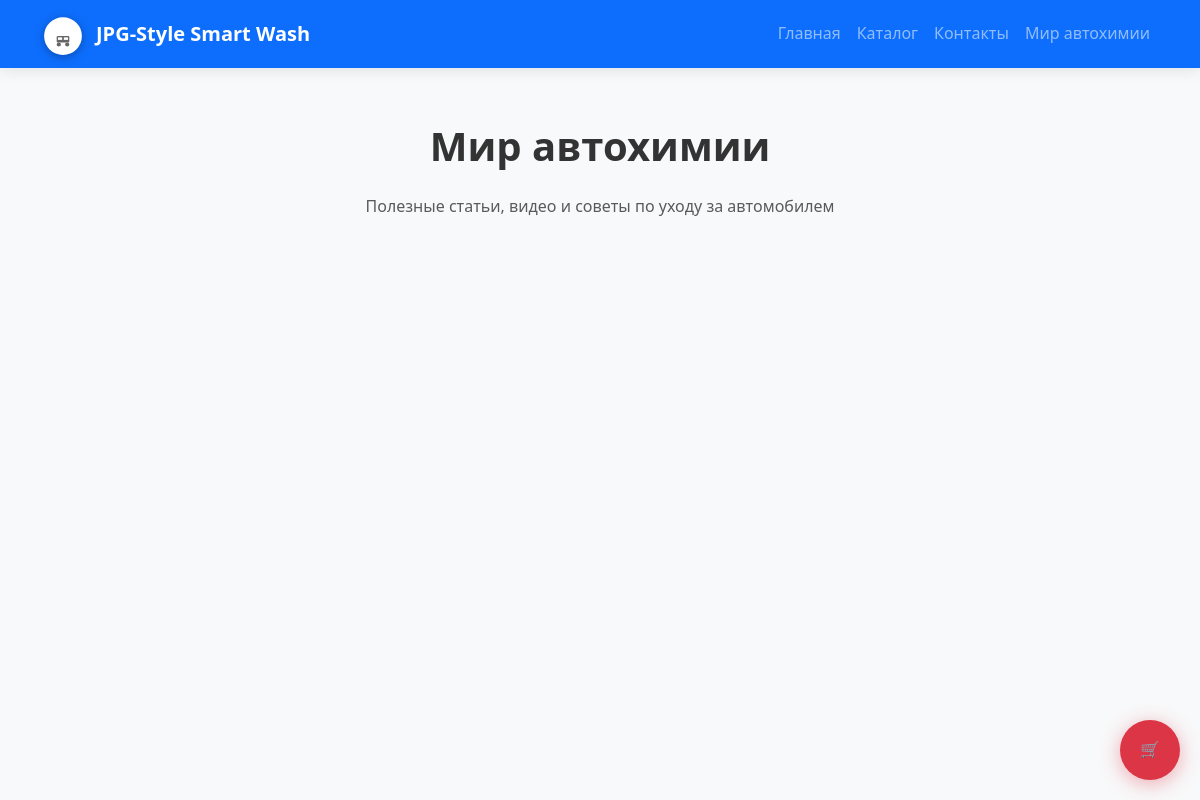
The page /autochemistry/ on the database as committed earlier.
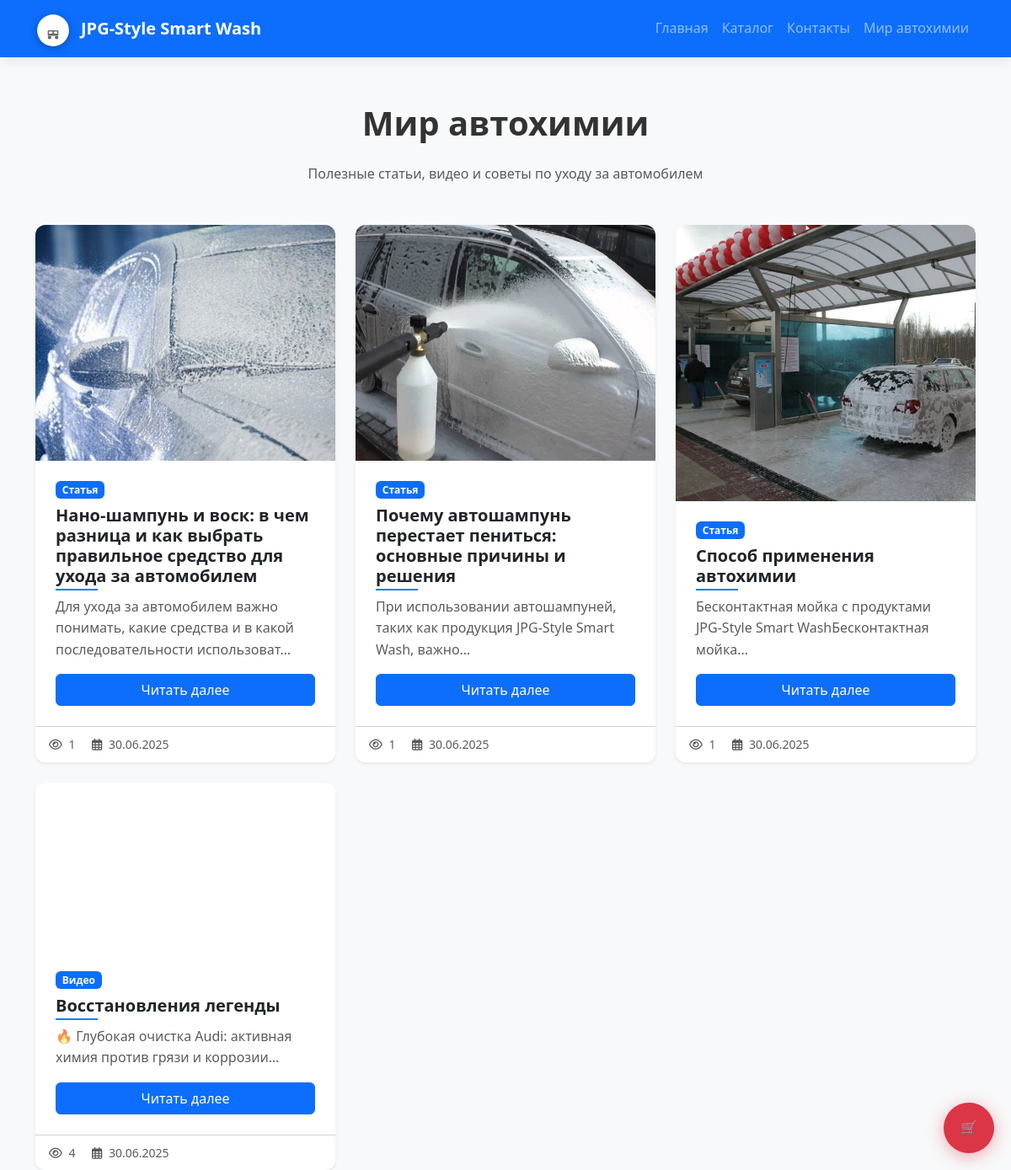
The same page on the database as committed later.
### products/models.py (models this page shows, shortened)
class AutoChemistryPost(models.Model):
    POST_TYPES = [
        ('video', 'Видео'),
        ('photo', 'Фото'),
        ('article', 'Статья'),
    ]
    title = models.CharField(max_length=200, verbose_name="Заголовок")
    slug = models.SlugField(max_length=200, unique=True, blank=True, verbose_name="URL-адрес")
    post_type = models.CharField(max_length=10, choices=POST_TYPES, verbose_name="Тип поста")
    youtube_url = models.URLField(blank=True, null=True, verbose_name="Ссылка на YouTube")
    content = CKEditor5Field('Content', config_name='extends')
    image = models.ImageField(
        upload_to='autochemistry/%Y/%m/%d/',
        blank=True,
        null=True,
        verbose_name="Изображение",
        validators=[FileExtensionValidator(['jpg', 'jpeg', 'png', 'webp'])]
    )
    created_at = models.DateTimeField(auto_now_add=True, verbose_name="Дата создания")
    updated_at = models.DateTimeField(auto_now=True, verbose_name="Дата обновления")
    is_published = models.BooleanField(default=True, verbose_name="Опубликовано")
    views = models.PositiveIntegerField(default=0, verbose_name="Просмотры")
    def get_absolute_url(self):
        return reverse('autochemistry_detail', kwargs={'slug': self.slug})
    def get_youtube_id(self):
        if self.youtube_url:
            url_data = urlparse(self.youtube_url)
            query = parse_qs(url_data.query)
            return query.get('v', [None])[0]
        return None
    class Meta:
        verbose_name = "Пост из мира автохимии"
        verbose_name_plural = "Мир автохимии"
        ordering = ['-created_at']

### products/views.py (the view)
# urls.py: path('autochemistry/', views.autochemistry_list, name='autochemistry_list'),
def autochemistry_list(request):
    posts = AutoChemistryPost.objects.filter(is_published=True).order_by('-created_at')
    paginator = Paginator(posts, 9)
    page_number = request.GET.get('page')
    try:
        posts = paginator.page(page_number)
    except PageNotAnInteger:
        posts = paginator.page(1)
    except EmptyPage:
        posts = paginator.page(paginator.num_pages)
    return render(request, 'products/autochemistry_list.html', {
        'posts': posts,
        'page_title': 'Мир автохимии - полезные статьи и видео'
    })

### products/context_processors.py (called while the page is built)
def wishlist_processor(request):
    context = {
        'user_wishlist': [],
        'wishlist_count': 0
    }
    if request.user.is_authenticated:
        wishlist_slugs = Wishlist.objects.filter(user=request.user) \
            .values_list('product__slug', flat=True)
        context['user_wishlist'] = list(wishlist_slugs)
        context['wishlist_count'] = len(context['user_wishlist'])
    return context

### products/templates/products/autochemistry_list.html (shortened to what this page needs)
{% extends "products/base.html" %}
{% block content %}
<div class="animate__animated animate__fadeIn">
    <h1 class="my-4 text-center fw-bold">Мир автохимии</h1>
    <p class="text-center text-muted mb-5">Полезные статьи, видео и советы по уходу за автомобилем</p>
    <div class="row g-4 row-cols-1 row-cols-md-3 animate__animated animate__fadeIn">
        {% for post in posts %}
        <div class="col">
            <div class="card h-100 border-0 shadow-sm hover-3d">
                {% if post.post_type == 'video' and post.youtube_url %}
                <div class="ratio ratio-16x9">
                    <iframe src="https://www.youtube.com/embed/{{ post.get_youtube_id }}?rel=0"
                            allowfullscreen></iframe>
                </div>
                {% elif post.image %}
                <img src="{{ post.image.url }}"
                     class="card-img-top h-100 w-100 object-fit-cover"
                     alt="{{ post.title }}"
                     style="height: 200px;">
                {% endif %}
                <div class="card-body d-flex flex-column">
                    <span class="badge bg-primary mb-2 align-self-start">
                        {{ post.get_post_type_display }}
                    </span>
                    <h5 class="card-title fw-bold">{{ post.title }}</h5>
                    <p class="card-text text-muted">{{ post.content|truncatechars:100|striptags }}</p>
                    <div class="mt-auto">
                        <a href="{{ post.get_absolute_url }}" class="btn btn-primary w-100 hover-grow">
                            Читать далее
                        </a>
                    </div>
                </div>
                <div class="card-footer bg-transparent">
                    <small class="text-muted">
                        <i class="far fa-eye me-1"></i> {{ post.views }}
                        <i class="far fa-calendar-alt ms-3 me-1"></i> {{ post.created_at|date:"d.m.Y" }}
                    </small>
                </div>
            </div>
        </div>
        {% endfor %}
    </div>
</div>
{% endblock %}

### products/templates/products/base.html (shortened to what this page needs)
{% load static %}
<!DOCTYPE html>
<html lang="ru">
<head>
    <link href="{% static 'css/bootstrap.min.css' %}" rel="stylesheet">
    <link rel="stylesheet" href="https://cdnjs.cloudflare.com/ajax/libs/animate.css/4.1.1/animate.min.css">
    <link rel="stylesheet" href="{% static 'css/style.css' %}">
    <link rel="stylesheet" href="https://cdnjs.cloudflare.com/ajax/libs/font-awesome/6.0.0/css/all.min.css">
</head>
<body>
<nav class="navbar navbar-expand-lg navbar-dark bg-primary mb-4 fixed-top">
    <div class="container">
        <a class="navbar-brand" href="{% url 'home' %}">
            JPG-Style Smart Wash
        </a>
        <div class="collapse navbar-collapse justify-content-end" id="navbarNav">
            <ul class="navbar-nav">
                <li class="nav-item"><a class="nav-link" href="{% url 'home' %}">Главная</a></li>
                <li class="nav-item"><a class="nav-link" href="{% url 'catalog' %}">Каталог</a></li>
                <li class="nav-item"><a class="nav-link" href="{% url 'contacts' %}">Контакты</a></li>
                <li class="nav-item"><a class="nav-link" href="{% url 'autochemistry_list' %}">Мир автохимии</a></li>
            </ul>
        </div>
    </div>
</nav>
<nav aria-label="breadcrumb" class="mb-4 container">
    <ol class="breadcrumb">
        {% block breadcrumbs %}
        <li class="breadcrumb-item"><a href="{% url 'home' %}">Главная</a></li>
        {% endblock %}
    </ol>
</nav>
<div class="container mt-5 pt-4">{% block content %}{% endblock %}</div>
<a href="{% url 'cart' %}" class="floating-cart">
    🛒
</a>
</body>
</html>

### static/css/style.css (style rules this page uses)
body { font-family: 'Segoe UI', sans-serif; line-height: 1.6; color: #333; background-color: #f8f9fa; }
.container { animation: fadeIn 0.6s ease-out forwards; }
.navbar { font-weight: 500; transition: all 0.4s ease; box-shadow: 0 2px 15px rgba(0, 0, 0, 0.1); }
.nav-link { position: relative; padding: 0.5rem 1rem; transition: all 0.3s ease; }
.nav-link::after { content: ''; position: absolute; bottom: 0; left: 50%; width: 0; height: 2px; background: white; transition: all 0.3s ease; transform: translateX(-50%); }
.card { display: flex; flex-direction: column; height: 100%; border: none; background-color: #fff; transition: all 0.4s cubic-bezier(0.25, 0.8, 0.25, 1); box-shadow: 0 1px 3px rgba(0, 0, 0, 0.12), 0 1px 2px rgba(0, 0, 0, 0.24); border-radius: 12px; overflow: hidden; transform: translateY(0); }
.card-img-top { object-fit: cover; height: 200px; transition: transform 0.5s ease, filter 0.3s ease; filter: saturate(0.9); }
.card-body { display: flex; flex-direction: column; justify-content: space-between; padding: 1.5rem; flex: 1 1 auto; transition: all 0.3s ease; }
.card-title { font-size: 1.25rem; margin-bottom: 0.75rem; position: relative; display: inline-block; }
.card-title::after { content: ''; position: absolute; bottom: -5px; left: 0; width: 50px; height: 2px; background: #007bff; transition: width 0.3s ease; }
.floating-cart { position: fixed; bottom: 20px; right: 20px; z-index: 1000; background-color: #dc3545; color: white; width: 60px; height: 60px; border-radius: 50%; display: flex; align-items: center; justify-content: center; box-shadow: 0 4px 20px rgba(220, 53, 69, 0.4); text-decoration: none; transition: all 0.3s ease; animation: pulse 2s infinite; }
.logo-svg { width: 42px; height: 42px; transition: all 0.6s cubic-bezier(0.68, -0.6, 0.32, 1.6); filter: drop-shadow(0 2px 5px rgba(0,0,0,0.3)); }
.wave-effect { position: relative; overflow: hidden; }
.wave-effect:after { content: ""; display: block; position: absolute; width: 100%; height: 100%; top: 0; left: 0; pointer-events: none; background-image: radial-gradient(circle, #fff 10%, transparent 10.01%); background-repeat: no-repeat; background-position: 50%; transform: scale(10, 10); opacity: 0; transition: transform .5s, opacity 1s; }

### products/templates/products/base.html (style rules this page uses)
:root { --primary-color: #007BFF; --secondary-color: #6c757d; --accent-color: #dc3545; --light-color: #f8f9fa; --dark-color: #343a40; }
.navbar-brand { display: flex; align-items: center; gap: 12px; font-weight: 600; transition: all 0.3s ease; }
.logo-svg { width: 42px; height: 42px; transition: all 0.6s cubic-bezier(0.68, -0.6, 0.32, 1.6); filter: drop-shadow(0 2px 5px rgba(0,0,0,0.3)); }
.floating-cart { position: fixed; bottom: 20px; right: 20px; z-index: 1000; background-color: var(--accent-color); color: white; width: 60px; height: 60px; border-radius: 50%; display: flex; align-items: center; justify-content: center; box-shadow: 0 4px 20px rgba(220, 53, 69, 0.4); text-decoration: none; transition: all 0.3s ease; animation: pulse 2s infinite; }
.container { animation: fadeIn 0.6s ease-out forwards; }

Rows that differ between the two databases and show on the page:
added AutoChemistryPost: image (placeholder picture), post_type "Статья", title "Нано-шампунь и воск: в чем разница и как выбрать правильное средство для ухода за автомобилем", content "Для ухода за автомобилем важно понимать, какие средства и в какой последовательности использоват…", views "1", created_at "30.06.2025"
added AutoChemistryPost: image (picture), post_type "Статья", title "Почему автошампунь перестает пениться: основные причины и решения", content "При использовании автошампуней, таких как продукция JPG-Style Smart Wash, важно…", views "1", created_at "30.06.2025"
added AutoChemistryPost: image (picture), post_type "Статья", title "Способ применения автохимии", content "Бесконтактная мойка с продуктами JPG-Style Smart WashБесконтактная мойка…", views "1", created_at "30.06.2025"
added AutoChemistryPost: post_type "Видео", title "Восстановления легенды", content "🔥 Глубокая очистка Audi: активная химия против грязи и коррозии…", views "4", created_at "30.06.2025"
